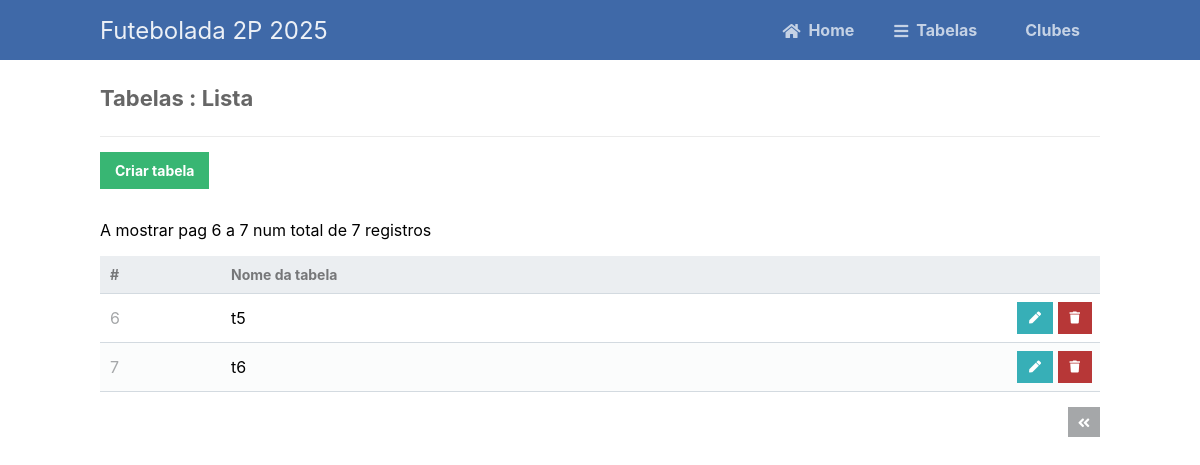
Screenshot of /14642_futebolada/tabelas/tabela_read.php?page=2 with the database file from the repository.
### tables this page shows
CREATE TABLE `tabela` (
  `idtabela` int(11) NOT NULL,
  `nome` varchar(100) NOT NULL
);

### 14642_futebolada/inc/config.php (called while the page is built)
<?php
    $records_per_page = 5;
    $project_path = "/14642_futebolada";
?>

### 14642_futebolada/tabelas/tabela_read.php (the view, shortened to what this page needs)
<?php
include '../inc/config.php';
include '../inc/functions.php';
$pdo = pdo_connect_mysql();
$page = isset($_GET['page']) && is_numeric($_GET['page']) ? (int)$_GET['page'] : 1;
$stmt = $pdo->prepare('SELECT * FROM tabela ORDER BY idtabela LIMIT :current_page, :record_per_page');
$stmt->bindValue(':current_page', ($page-1)*$records_per_page, PDO::PARAM_INT);
$stmt->bindValue(':record_per_page', $records_per_page, PDO::PARAM_INT);
$stmt->execute();
$lista_tabelas = $stmt->fetchAll(PDO::FETCH_ASSOC);
$num_tabelas = $pdo->query('SELECT COUNT(*) FROM tabela')->fetchColumn();
$pag_begin = ($page - 1) * $records_per_page + 1;
$pag_end = $page * $records_per_page;
if ($pag_end > $num_tabelas) $pag_end = $num_tabelas;
?>
<?=template_header('Tabelas : Lista', $project_path)?>
<div class="content read">
	<h2>Tabelas : Lista</h2>
	<a href="tabela_create.php" class="create-contact">Criar tabela</a>
    <p>
        A mostrar pag <?php echo ($pag_begin) . " a " . $pag_end; ?>
        num total de <?php echo $num_tabelas; ?> registros
    </p>
	<table>
        <thead>
            <tr>
                <td>#</td>
                <td>Nome da tabela</td>
                <td></td>
            </tr>
        </thead>
        <tbody>
            <?php foreach ($lista_tabelas as $item): ?>
            <tr>
                <td><?=$item['idtabela']?></td>
                <td><?=$item['nome']?></td>
                <td class="actions">
                    <a href="tabela_update.php?id=<?=$item['idtabela']?>" class="edit"><i class="fas fa-pen fa-xs"></i></a>
                    <a href="tabela_delete.php?id=<?=$item['idtabela']?>" class="trash"><i class="fas fa-trash fa-xs"></i></a>
                </td>
            </tr>
            <?php endforeach; ?>
        </tbody>
    </table>
	<div class="pagination">
		<?php if ($page > 1): ?>
		<a href="tabela_read.php?page=<?=$page-1?>"><i class="fas fa-angle-double-left fa-sm"></i></a>
		<?php endif; ?>
	</div>
</div>
<?=template_footer()?>

### 14642_futebolada/css/style.css (style rules this page uses)
* { box-sizing: border-box; font-family: -apple-system, BlinkMacSystemFont, "segoe ui", roboto, oxygen, ubuntu, cantarell, "fira sans", "droid sans", "helvetica neue", Arial, sans-serif; font-size: 16px; -webkit-font-smoothing: antialiased; -moz-osx-font-smoothing: grayscale; }
body { background-color: #FFFFFF; margin: 0; }
.content { width: 1000px; margin: 0 auto; }
.content h2 { margin: 0; padding: 25px 0; font-size: 22px; border-bottom: 1px solid #ebebeb; color: #666666; }
.read .create-contact { display: inline-block; text-decoration: none; background-color: #38b673; font-weight: bold; font-size: 14px; color: #FFFFFF; padding: 10px 15px; margin: 15px 0; }
.read .pagination { display: flex; justify-content: flex-end; }
.read .pagination a { display: inline-block; text-decoration: none; background-color: #a5a7a9; font-weight: bold; color: #FFFFFF; padding: 5px 10px; margin: 15px 0 15px 5px; }
.read table { width: 100%; padding-top: 30px; border-collapse: collapse; }
.read table thead { background-color: #ebeef1; border-bottom: 1px solid #d3dae0; }
.read table thead td { padding: 10px; font-weight: bold; color: #767779; font-size: 14px; }
.read table tbody tr { border-bottom: 1px solid #d3dae0; }
.read table tbody tr:nth-child(even) { background-color: #fbfcfc; }
.read table tbody tr td { padding: 10px; }
.read table tbody tr td:nth-child(1) { color: #a5a7a9; }
.read table tbody tr td.actions { padding: 8px; text-align: right; }
.read table tbody tr td.actions .edit, .read table tbody tr td.actions .trash { display: inline-flex; text-align: right; text-decoration: none; color: #FFFFFF; padding: 10px 12px; }
.read table tbody tr td.actions .trash { background-color: #b73737; }
.read table tbody tr td.actions .edit { background-color: #37afb7; }

### rows the page displays
tabela: idtabela "6", nome "t5"
tabela: idtabela "7", nome "t6"

### other values shown
$pag_begin "6"
$pag_end "7"
$num_tabelas "7"
